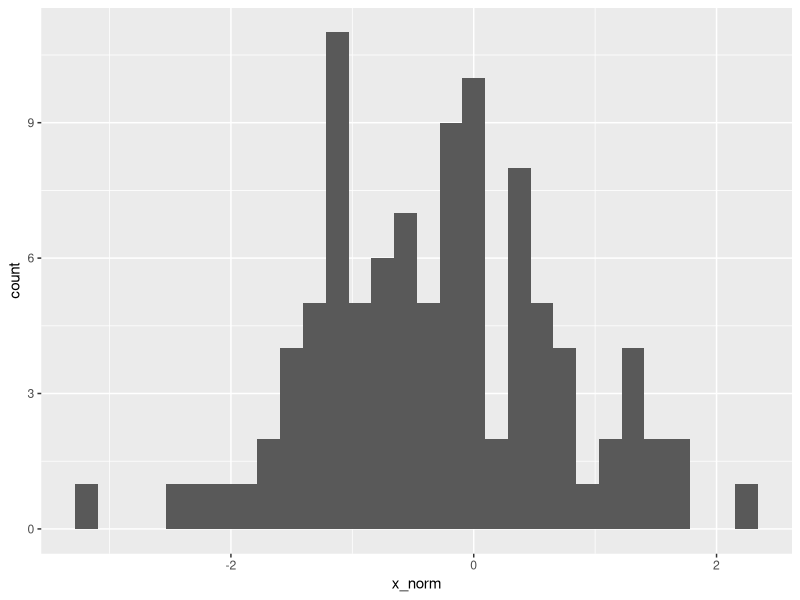
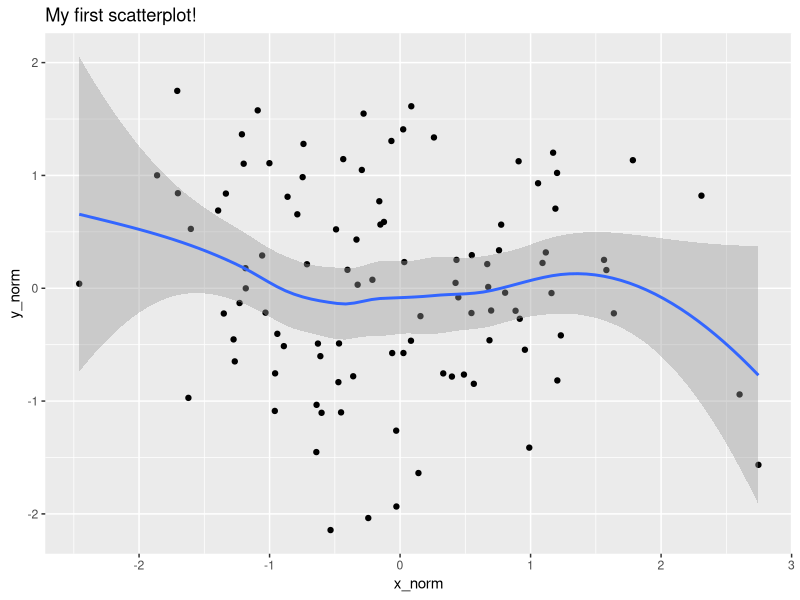

The R source for these figures, in order:
## ---- chunk 1
#| label: fig-r-date
#| echo: true
date()
## ---- chunk 2
#| include: true
name <- "Yoda" # Not name <- Yoda
age <- 900     # age <- "900" means age isn't a number, it's a string of characters
## ---- chunk 3
#| label: fig-histogram-random-normal
#| fig-cap: "A histogram of a random, normally distributed distribution with mean 0 and standard deviation of 1."
library(ggplot2)

x_norm <- rnorm(n = 100, 
                mean = 0, 
                sd = 1)

x_norm |>
  as.data.frame() |>
  ggplot() +
  aes(x = x_norm) +
  geom_histogram()
## ---- chunk 4
#| label: fig-scatterplot-extra-fun
#| fig-cap: "A scatterplot of two random, normal variables with a best-fitting smooth line. Not very interesting now, but just you wait."
library(ggplot2)

scatter_data <- data.frame(x_norm = rnorm(100, 0, 1),
                           y_norm = rnorm(100, 0, 1))

scatter_data |>
  ggplot() +
  aes(x = x_norm, y = y_norm) +
  geom_point() +
  geom_smooth() +
  ggtitle("My first scatterplot!")
